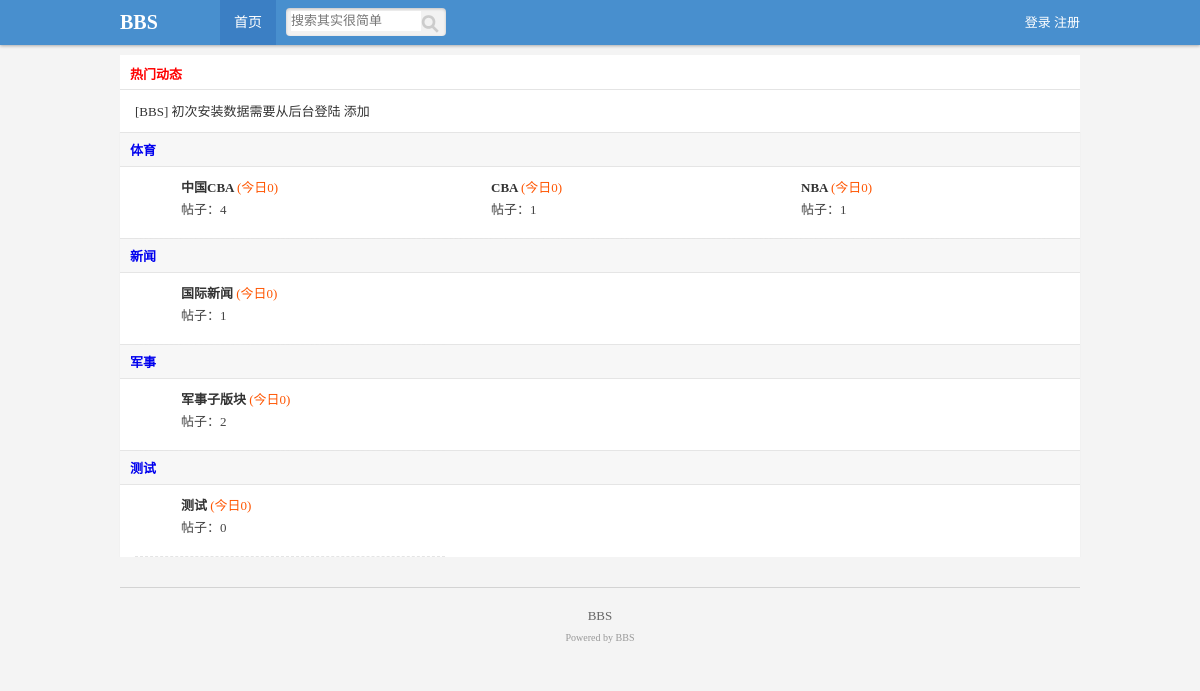
The app's page /home/index.php with its own data.
### tables this page shows
CREATE TABLE `bbs_father_module` (
  `id` int(10) UNSIGNED NOT NULL,
  `module_name` varchar(50) NOT NULL,
  `sort` int(11) NOT NULL DEFAULT 0
);

CREATE TABLE `bbs_son_module` (
  `id` int(10) UNSIGNED NOT NULL,
  `father_module_id` int(11) NOT NULL,
  `module_name` varchar(50) NOT NULL,
  `info` varchar(255) NOT NULL,
  `member_id` int(11) NOT NULL DEFAULT 0,
  `sort` int(3) NOT NULL DEFAULT 0
);

### inc/mysqli.inc.php (called while the page is built, shortened)
<?php
function execute($link, $query)
{
    $result = mysqli_query($link, $query);
    return $result;
}
function num($link, $sql_count)
{
    $result = execute($link, $sql_count);
    $count = mysqli_fetch_row($result);
    return $count[0];
}

### home/index.php (the view, shortened to what this page needs)
<?php
include_once '../inc/mysqli.inc.php';
$link = content();
?>
<?php
include_once './inc/header.inc.php'; ?>
    <div id="hot" class="auto">
        <div class="title">热门动态</div>
        <ul class="newlist">
            <li><a href="#">[BBS]</a> <a href="#">初次安装数据需要从后台登陆 添加</a></li>
        </ul>
    </div>
<?php
$query = "select * from bbs_father_module order by sort desc ";
$result_father = execute($link, $query);
while ($data_father = mysqli_fetch_assoc($result_father)) { ?>
    <div class="box auto">
        <div class="title">
           <a href="list_father.php?id=<?php echo $data_father['id'] ?>"><?php echo $data_father['module_name'] ?></a>
        </div>
        <div class="classList">
            <?php
            $query = "select * from bbs_son_module where father_module_id = {$data_father['id']}";
            $result_son = execute($link, $query);
            if (mysqli_num_rows($result_son)) {
                while ($data_son = mysqli_fetch_assoc($result_son)) {
                    $query = "select count(*) from bbs_content where module_id ={$data_son['id']} and time >CURDATE()";
                    $count = num($link, $query);
                    $query_all = "select count(*) from bbs_content where module_id ={$data_son['id']} ";
                    $count_all = num($link, $query_all);
                    $html = <<<A
            <div class="childBox new">
                <h2><a href="./list_son.php?id={$data_son['id']}">{$data_son['module_name']}</a> <span>(今日{$count})</span></h2> 帖子：{$count_all}<br />
            </div>
A;
                    echo $html;
                }
            } else {
                echo '<div style="padding: 10px 0">暂无子版块</div>';
            }
            ?>
        </div>
    </div>
<?php } ?>
<?php
include_once './inc/footer.inc.php'; ?>

### home/style/public.css (style rules this page uses)
body,div,ul,ol,li,dl,dt,dd,h1,h2,h3,h4,h5,h6,form,input,textarea,p { margin:0px; padding:0px; font-size:13px; font-family:Tahoma; }
ul { list-style:none; }
a { text-decoration:none; }
body { background:#f4f4f4; color:#333; }
.auto { width:960px; margin:0 auto; }

### home/style/index.css (style rules this page uses)
#hot { margin-top:10px; background:#fff; padding:0 0 10px 0; }
#hot .title { height:34px; color:#ff0000; font-weight:bold; border-bottom:1px solid #e4e4e4; line-height:40px; text-indent:10px; margin:0 0 10px 0; }
#hot .newlist li { width:480px; float:left; text-indent:15px; line-height:23px; }
#hot .newlist li a { color:#333; }
.box { border-left:1px solid #f1f1f1; border-right:1px solid #f1f1f1; margin-top:-1px; }
.box .title { background:#f7f7f7; border-top:1px solid #e5e5e5; border-bottom:1px solid #e5e5e5; padding:7px 10px; color:#105cb6; font-weight:bold; }
.box .classList { background:#ffffff; padding:0 15px; }
.box .classList .childBox { width:264px; height:51px; padding:10px 0 10px 46px; border-bottom:1px dashed #e4e4e4; float:left; background:pink; color:#444444; }
.box .classList .childBox h2 { padding-bottom:3px; }
.box .classList .childBox h2 a { color:#333; font-weight:bold; }
.box .classList .childBox h2 span { color:#ff5500; font-weight:normal; }
.box .classList .new { background:url(new.gif) 0px center no-repeat; }

### records on screen
bbs_father_module: module_name "体育"
bbs_son_module: module_name "中国CBA", count "0", count_all "4"
bbs_son_module: module_name "CBA", count "0", count_all "1"
bbs_son_module: module_name "NBA", count "0", count_all "1"
bbs_father_module: module_name "新闻"
bbs_son_module: module_name "国际新闻", count "0", count_all "1"
bbs_father_module: module_name "军事"
bbs_son_module: module_name "军事子版块", count "0", count_all "2"
bbs_father_module: module_name "测试"
bbs_son_module: module_name "测试", count "0", count_all "0"
